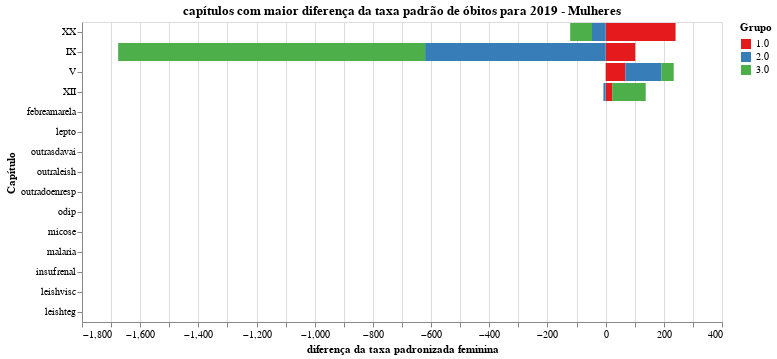

Notebook code cell kept with this figure:
### Code cell
chart = plot_grafico_dif(pop_19, pop_r,
                         'taxa_obitos_esp_mulher', 
                         "capítulos com maior diferença da taxa padrão de óbitos para 2019 - Mulheres",
                        "diferença da taxa padronizada feminina")


#chart.save('tx_pad_m.svg')
chart

### Figure 1 — Vega-Lite specification as saved in the notebook (floating-point values rounded to 4 significant figures)
{"config": {"view": {"continuousWidth": 400, "continuousHeight": 300}, "range": {"category": {"scheme": "set1"}}}, "data": {"name": "data-0c09341a3aed68ff5c677807bac21771"}, "mark": "bar", "encoding": {"color": {"type": "nominal", "field": "grupo", "title": "Grupo"}, "order": {"type": "nominal", "field": "grupo", "sort": "ascending"}, "tooltip": {"type": "quantitative", "field": "taxa"}, "x": {"type": "quantitative", "field": "taxa", "title": "diferença da taxa padronizada feminina"}, "y": {"type": "nominal", "field": "capitulo", "sort": null, "title": "Capítulo"}}, "title": "capítulos com maior diferença da taxa padrão de óbitos para 2019 - Mulheres", "width": 640, "$schema": "https://vega.github.io/schema/vega-lite/v4.8.1.json", "datasets": {"data-0c09341a3aed68ff5c677807bac21771": [{"capitulo": "XX", "grupo": "1.0", "taxa": 240.4}, {"capitulo": "XX", "grupo": "2.0", "taxa": -46.85}, {"capitulo": "XX", "grupo": "3.0", "taxa": -75.02}, {"capitulo": "IX", "grupo": "1.0", "taxa": 101.7}, {"capitulo": "IX", "grupo": "2.0", "taxa": -620.6}, {"capitulo": "IX", "grupo": "3.0", "taxa": -1055.0}, {"capitulo": "V", "grupo": "1.0", "taxa": 67.59}, {"capitulo": "V", "grupo": "2.0", "taxa": 124.2}, {"capitulo": "V", "grupo": "3.0", "taxa": 42.16}, {"capitulo": "XII", "grupo": "1.0", "taxa": 22.55}, {"capitulo": "XII", "grupo": "2.0", "taxa": -7.573}, {"capitulo": "XII", "grupo": "3.0", "taxa": 115.2}, {"capitulo": "febreamarela", "grupo": "1.0", "taxa": 0.0}, {"capitulo": "febreamarela", "grupo": "2.0", "taxa": 0.0}, {"capitulo": "febreamarela", "grupo": "3.0", "taxa": 0.0}, {"capitulo": "lepto", "grupo": "1.0", "taxa": 0.0}, {"capitulo": "lepto", "grupo": "2.0", "taxa": 0.0}, {"capitulo": "lepto", "grupo": "3.0", "taxa": 0.0}, {"capitulo": "outrasdavai", "grupo": "1.0", "taxa": 0.0}, {"capitulo": "outrasdavai", "grupo": "2.0", "taxa": 0.0}, {"capitulo": "outrasdavai", "grupo": "3.0", "taxa": 0.0}, {"capitulo": "outraleish", "grupo": "1.0", "taxa": 0.0}, {"capitulo": "outraleish", "grupo": "2.0", "taxa": 0.0}, {"capitulo": "outraleish", "grupo": "3.0", "taxa": 0.0}, {"capitulo": "outradoenresp", "grupo": "1.0", "taxa": 0.0}, {"capitulo": "outradoenresp", "grupo": "2.0", "taxa": 0.0}, {"capitulo": "outradoenresp", "grupo": "3.0", "taxa": 0.0}, {"capitulo": "odip", "grupo": "1.0", "taxa": 0.0}, {"capitulo": "odip", "grupo": "2.0", "taxa": 0.0}, {"capitulo": "odip", "grupo": "3.0", "taxa": 0.0}, {"capitulo": "micose", "grupo": "1.0", "taxa": 0.0}, {"capitulo": "micose", "grupo": "2.0", "taxa": 0.0}, {"capitulo": "micose", "grupo": "3.0", "taxa": 0.0}, {"capitulo": "malaria", "grupo": "1.0", "taxa": 0.0}, {"capitulo": "malaria", "grupo": "2.0", "taxa": 0.0}, {"capitulo": "malaria", "grupo": "3.0", "taxa": 0.0}, {"capitulo": "insufrenal", "grupo": "1.0", "taxa": 0.0}, {"capitulo": "insufrenal", "grupo": "2.0", "taxa": 0.0}, {"capitulo": "insufrenal", "grupo": "3.0", "taxa": 0.0}, {"capitulo": "leishvisc", "grupo": "1.0", "taxa": 0.0}, {"capitulo": "leishvisc", "grupo": "2.0", "taxa": 0.0}, {"capitulo": "leishvisc", "grupo": "3.0", "taxa": 0.0}, {"capitulo": "leishteg", "grupo": "1.0", "taxa": 0.0}, {"capitulo": "leishteg", "grupo": "2.0", "taxa": 0.0}, {"capitulo": "leishteg", "grupo": "3.0", "taxa": 0.0}]}}
